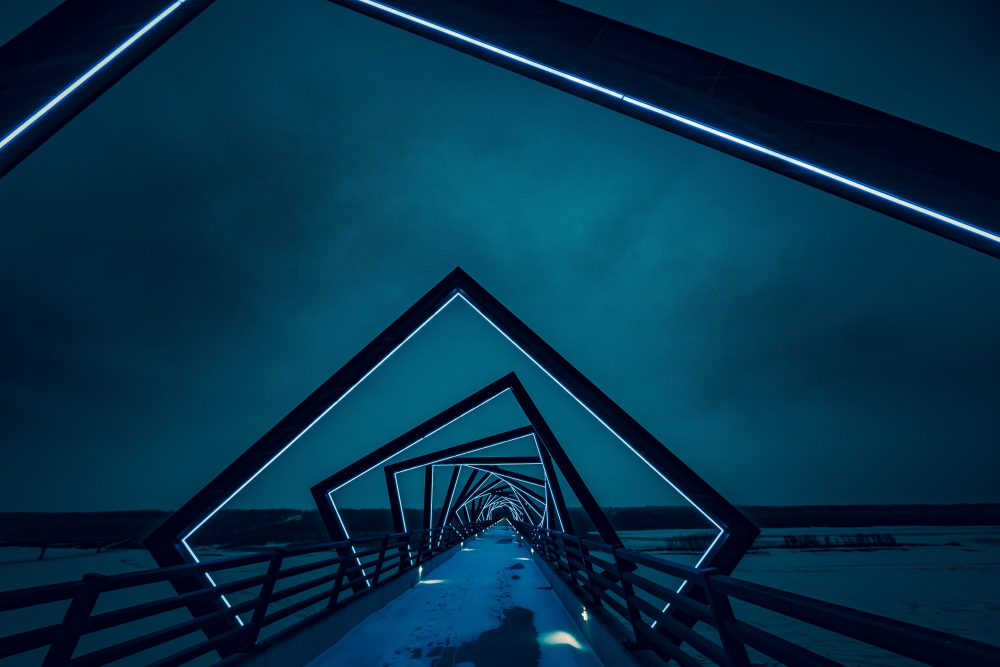
#> input picture bg.jpeg, 4000 x 2666 px (shown at 1/4 size)
$ python bg_change.py
#> lines starting #> are read from the running program, lines starting #| are printed output that depends on the picture; after the words box and inside, x2 and y2 are one past the last pixel; in counts of white or black regions, pixels touching at a corner belong together; pictures that were not available may be replaced by others from this repository, and a replacement may not be noted
import cv2
import numpy as np

video = cv2.VideoCapture("green.mp4")
image = cv2.imread("bg.jpeg")
#> image is the input picture: shape (2666, 4000, 3); mean B, G, R 74.6, 50, 4.1

while True:

    ret, frame = video.read()
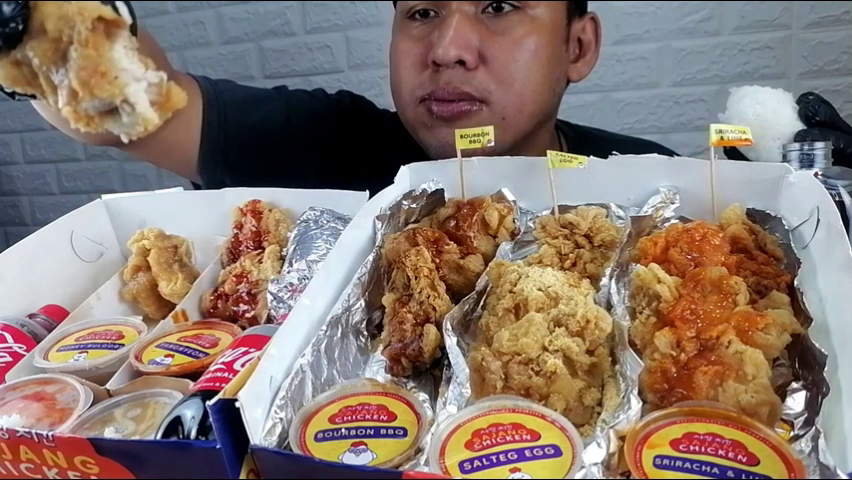
#> input picture frame 21 of vid3.mp4, 852 x 480 px, given in place of green.mp4, which was not available
#> frame is the input picture: shape (480, 852, 3); mean B, G, R 111.8, 121.2, 138.7

    frame = cv2.resize(frame, (640, 480))
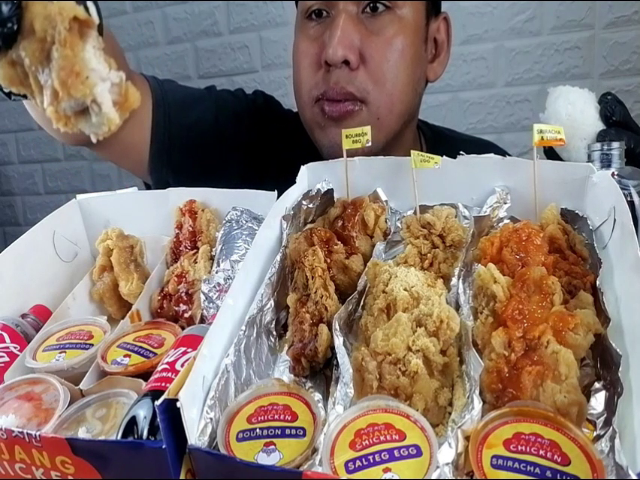
#> frame: shape (480, 640, 3); mean B, G, R 111.8, 121.2, 138.7
    image = cv2.resize(image, (640, 480))
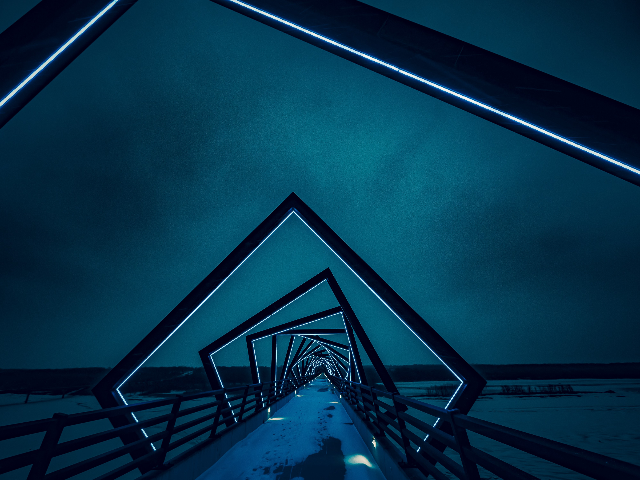
#> image: shape (480, 640, 3); mean B, G, R 74.5, 49.9, 4

    hsv = cv2.cvtColor(frame, cv2.COLOR_BGR2HSV)
#> hsv: shape (480, 640, 3); mean H, S, V 64.5, 95.4, 148.5

    u_green = np.array([104, 153, 70])#upper green (upper color boundary)
    l_green = np.array([30, 30, 0])#lower green (lower color boundary)

    #below creates a mask where green colors (within boundary) are set to white, and the rest black
    mask = cv2.inRange(frame, l_green, u_green)
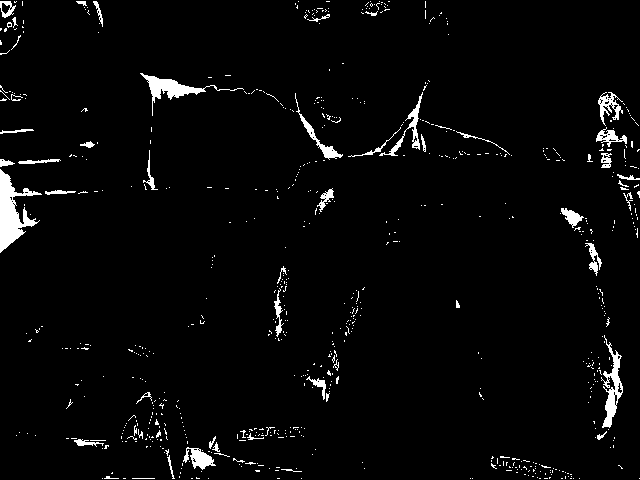
#> mask: shape (480, 640); 3.1% white; 706 white regions (654 under 20 px), largest, box (x1, y1, x2, y2) and area: (0, 169, 42, 253) 1439, (140, 73, 244, 116) 796, (601, 335, 623, 428) 739

    res = cv2.bitwise_and(frame, frame, mask=mask)
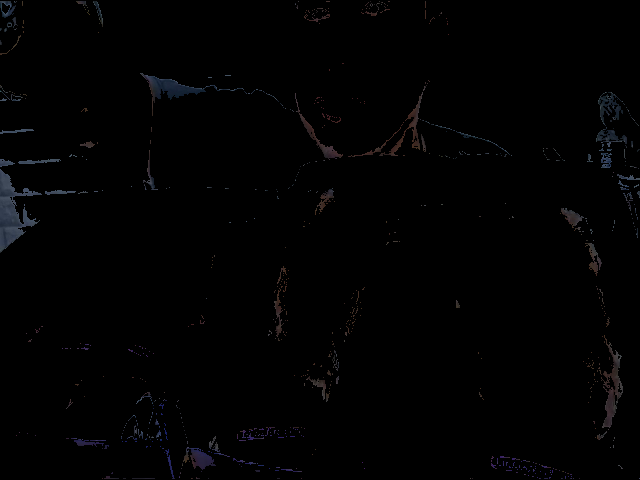
#> res: shape (480, 640, 3); mean B, G, R 1.9, 1.5, 1.6

    #remove background
    bg_removed = frame - res
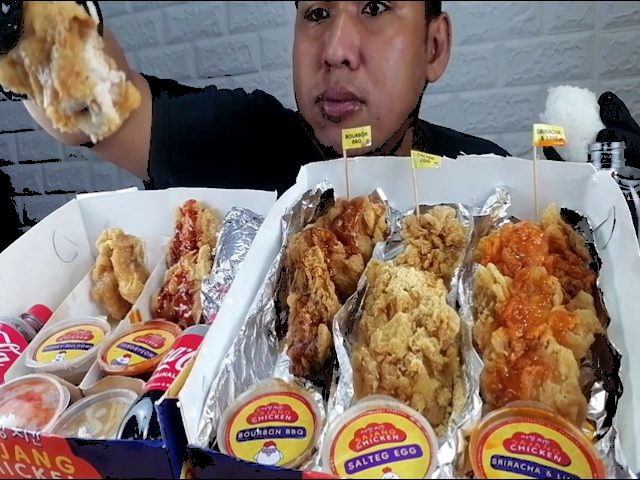
#> bg_removed: shape (480, 640, 3); mean B, G, R 109.9, 119.7, 137.2

    #if black pixel: replace with background image; if not: retain
    bg_change = np.where(bg_removed==0, image, bg_removed)
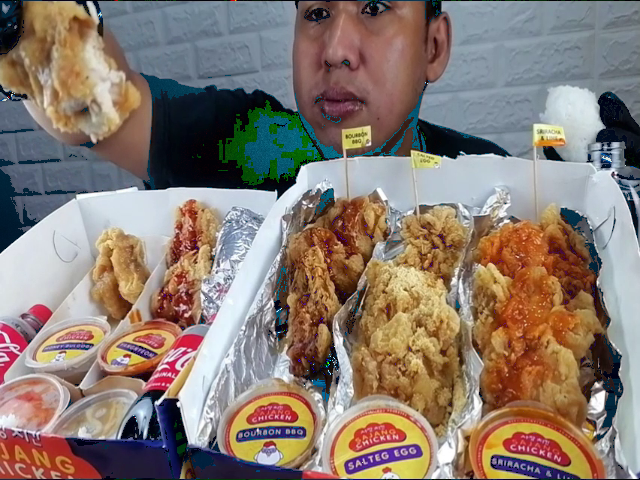
#> bg_change: shape (480, 640, 3); mean B, G, R 113.3, 122.6, 137.4

    cv2.imshow("video", frame)
    # [4 lines of commented-out code are left out]
    cv2.imshow("background change", bg_change)


    cv2.waitKey(25) == 27

    if cv2.waitKey(25) == 27:
#> (key Esc is pressed here)
        break

video.release()
cv2.destroyAllWindows()
